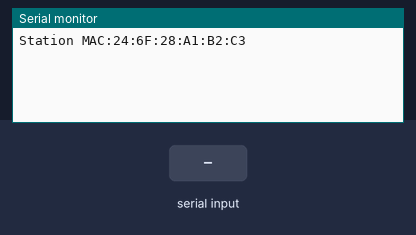
Bench run of a sketch on a simulated ESP32. Parts: the last lines printed to the serial monitor. The inputs (shaded band) are chosen by the test bench. At 3.8 s the program restarts the board; the recording ends there.

Above: at 1.2 s.
1.3 s: "1" received over Serial
At 2.4 s:
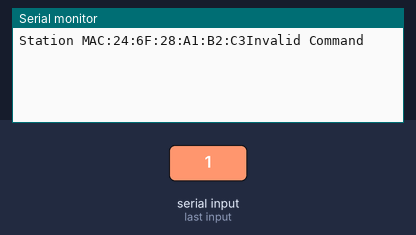
2.8 s: "r" received over Serial
At 3.5 s:
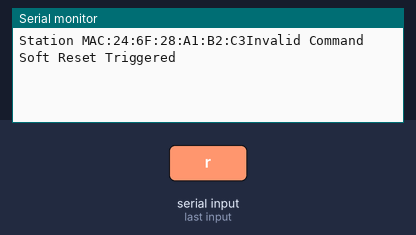

Measured:
- after the input at 1.3 s, the serial monitor: prints a new line at once (image 1)
- after the input at 2.8 s, the serial monitor: prints a new line at once (image 2)

The sketch:

Read_MAC_Address.ino
```cpp
#include <WiFi.h>
#include <esp_now.h>

void softReset(char command)
{
  if( command == 'r' )
  {
    Serial.print("\nSoft Reset Triggered\n");
    delay(1000);
    ESP.restart();
  }
  else
  {
    Serial.println("Invalid Command");
  }
}
void setup()
{
  Serial.begin(115200);

  //Variable to store mac address
  uint8_t baseMAC[6];

  //Get MAC address WiFi Station Interface
  esp_read_mac(baseMAC,ESP_MAC_WIFI_STA);
  Serial.print("Station MAC:");
  for( int i = 0 ; i < 5 ; i++ )
  {
    Serial.printf("%02X:",baseMAC[i]);
  }
  Serial.printf("%02X",baseMAC[5]);

}
void loop()
{
  //Read Data from the Serial Moniter
  if( Serial.available() > 0 )
  {
    char command = Serial.read();
    softReset(command);
  }
}
```
